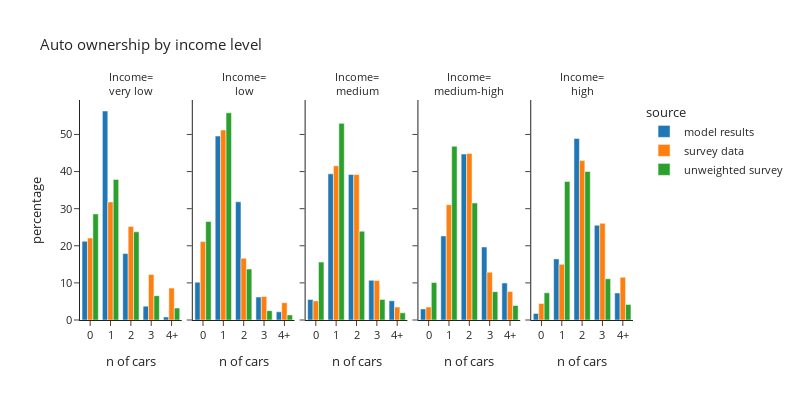

The notebook cell this image was saved under:
### Code cell
plot_auto(hh_data,'hhincome_group','income level', 'Income')

### Figure 1 — Plotly figure (JSON) as saved in the notebook; plotly's stock layout.template omitted (floating-point values rounded to 4 significant figures)
{"data": [{"alignmentgroup": "True", "hovertemplate": "source=model results<br>hhincome_group=very low<br>auto_ownership_simple=%{x}<br>percentage=%{y}<extra></extra>", "legendgroup": "model results", "marker": {"color": "#1F77B4", "pattern": {"shape": ""}}, "name": "model results", "offsetgroup": "model results", "orientation": "v", "showlegend": true, "textposition": "auto", "type": "bar", "x": ["0", "1", "2", "3", "4+"], "xaxis": "x", "y": [21.22, 56.32, 17.9, 3.736, 0.8237], "yaxis": "y"}, {"alignmentgroup": "True", "hovertemplate": "source=model results<br>hhincome_group=low<br>auto_ownership_simple=%{x}<br>percentage=%{y}<extra></extra>", "legendgroup": "model results", "marker": {"color": "#1F77B4", "pattern": {"shape": ""}}, "name": "model results", "offsetgroup": "model results", "orientation": "v", "showlegend": false, "textposition": "auto", "type": "bar", "x": ["0", "1", "2", "3", "4+"], "xaxis": "x2", "y": [10.19, 49.57, 31.86, 6.181, 2.202], "yaxis": "y2"}, {"alignmentgroup": "True", "hovertemplate": "source=model results<br>hhincome_group=medium<br>auto_ownership_simple=%{x}<br>percentage=%{y}<extra></extra>", "legendgroup": "model results", "marker": {"color": "#1F77B4", "pattern": {"shape": ""}}, "name": "model results", "offsetgroup": "model results", "orientation": "v", "showlegend": false, "textposition": "auto", "type": "bar", "x": ["0", "1", "2", "3", "4+"], "xaxis": "x3", "y": [5.523, 39.38, 39.22, 10.69, 5.185], "yaxis": "y3"}, {"alignmentgroup": "True", "hovertemplate": "source=model results<br>hhincome_group=medium-high<br>auto_ownership_simple=%{x}<br>percentage=%{y}<extra></extra>", "legendgroup": "model results", "marker": {"color": "#1F77B4", "pattern": {"shape": ""}}, "name": "model results", "offsetgroup": "model results", "orientation": "v", "showlegend": false, "textposition": "auto", "type": "bar", "x": ["0", "1", "2", "3", "4+"], "xaxis": "x4", "y": [2.987, 22.66, 44.72, 19.68, 9.959], "yaxis": "y4"}, {"alignmentgroup": "True", "hovertemplate": "source=model results<br>hhincome_group=high<br>auto_ownership_simple=%{x}<br>percentage=%{y}<extra></extra>", "legendgroup": "model results", "marker": {"color": "#1F77B4", "pattern": {"shape": ""}}, "name": "model results", "offsetgroup": "model results", "orientation": "v", "showlegend": false, "textposition": "auto", "type": "bar", "x": ["0", "1", "2", "3", "4+"], "xaxis": "x5", "y": [1.772, 16.47, 48.94, 25.54, 7.285], "yaxis": "y5"}, {"alignmentgroup": "True", "hovertemplate": "source=survey data<br>hhincome_group=very low<br>auto_ownership_simple=%{x}<br>percentage=%{y}<extra></extra>", "legendgroup": "survey data", "marker": {"color": "#FF7F0E", "pattern": {"shape": ""}}, "name": "survey data", "offsetgroup": "survey data", "orientation": "v", "showlegend": true, "textposition": "auto", "type": "bar", "x": ["0", "1", "2", "3", "4+"], "xaxis": "x", "y": [22.07, 31.83, 25.21, 12.29, 8.596], "yaxis": "y"}, {"alignmentgroup": "True", "hovertemplate": "source=survey data<br>hhincome_group=low<br>auto_ownership_simple=%{x}<br>percentage=%{y}<extra></extra>", "legendgroup": "survey data", "marker": {"color": "#FF7F0E", "pattern": {"shape": ""}}, "name": "survey data", "offsetgroup": "survey data", "orientation": "v", "showlegend": false, "textposition": "auto", "type": "bar", "x": ["0", "1", "2", "3", "4+"], "xaxis": "x2", "y": [21.12, 51.21, 16.66, 6.334, 4.67], "yaxis": "y2"}, {"alignmentgroup": "True", "hovertemplate": "source=survey data<br>hhincome_group=medium<br>auto_ownership_simple=%{x}<br>percentage=%{y}<extra></extra>", "legendgroup": "survey data", "marker": {"color": "#FF7F0E", "pattern": {"shape": ""}}, "name": "survey data", "offsetgroup": "survey data", "orientation": "v", "showlegend": false, "textposition": "auto", "type": "bar", "x": ["0", "1", "2", "3", "4+"], "xaxis": "x3", "y": [5.143, 41.55, 39.19, 10.65, 3.471], "yaxis": "y3"}, {"alignmentgroup": "True", "hovertemplate": "source=survey data<br>hhincome_group=medium-high<br>auto_ownership_simple=%{x}<br>percentage=%{y}<extra></extra>", "legendgroup": "survey data", "marker": {"color": "#FF7F0E", "pattern": {"shape": ""}}, "name": "survey data", "offsetgroup": "survey data", "orientation": "v", "showlegend": false, "textposition": "auto", "type": "bar", "x": ["0", "1", "2", "3", "4+"], "xaxis": "x4", "y": [3.489, 31.05, 44.9, 12.89, 7.663], "yaxis": "y4"}, {"alignmentgroup": "True", "hovertemplate": "source=survey data<br>hhincome_group=high<br>auto_ownership_simple=%{x}<br>percentage=%{y}<extra></extra>", "legendgroup": "survey data", "marker": {"color": "#FF7F0E", "pattern": {"shape": ""}}, "name": "survey data", "offsetgroup": "survey data", "orientation": "v", "showlegend": false, "textposition": "auto", "type": "bar", "x": ["0", "1", "2", "3", "4+"], "xaxis": "x5", "y": [4.454, 15.0, 42.95, 26.06, 11.54], "yaxis": "y5"}, {"alignmentgroup": "True", "hovertemplate": "source=unweighted survey<br>hhincome_group=very low<br>auto_ownership_simple=%{x}<br>percentage=%{y}<extra></extra>", "legendgroup": "unweighted survey", "marker": {"color": "#2CA02C", "pattern": {"shape": ""}}, "name": "unweighted survey", "offsetgroup": "unweighted survey", "orientation": "v", "showlegend": true, "textposition": "auto", "type": "bar", "x": ["0", "1", "2", "3", "4+"], "xaxis": "x", "y": [28.59, 37.87, 23.76, 6.559, 3.218], "yaxis": "y"}, {"alignmentgroup": "True", "hovertemplate": "source=unweighted survey<br>hhincome_group=low<br>auto_ownership_simple=%{x}<br>percentage=%{y}<extra></extra>", "legendgroup": "unweighted survey", "marker": {"color": "#2CA02C", "pattern": {"shape": ""}}, "name": "unweighted survey", "offsetgroup": "unweighted survey", "orientation": "v", "showlegend": false, "textposition": "auto", "type": "bar", "x": ["0", "1", "2", "3", "4+"], "xaxis": "x2", "y": [26.54, 55.84, 13.73, 2.517, 1.373], "yaxis": "y2"}, {"alignmentgroup": "True", "hovertemplate": "source=unweighted survey<br>hhincome_group=medium<br>auto_ownership_simple=%{x}<br>percentage=%{y}<extra></extra>", "legendgroup": "unweighted survey", "marker": {"color": "#2CA02C", "pattern": {"shape": ""}}, "name": "unweighted survey", "offsetgroup": "unweighted survey", "orientation": "v", "showlegend": false, "textposition": "auto", "type": "bar", "x": ["0", "1", "2", "3", "4+"], "xaxis": "x3", "y": [15.6, 52.99, 23.93, 5.556, 1.923], "yaxis": "y3"}, {"alignmentgroup": "True", "hovertemplate": "source=unweighted survey<br>hhincome_group=medium-high<br>auto_ownership_simple=%{x}<br>percentage=%{y}<extra></extra>", "legendgroup": "unweighted survey", "marker": {"color": "#2CA02C", "pattern": {"shape": ""}}, "name": "unweighted survey", "offsetgroup": "unweighted survey", "orientation": "v", "showlegend": false, "textposition": "auto", "type": "bar", "x": ["0", "1", "2", "3", "4+"], "xaxis": "x4", "y": [10.09, 46.82, 31.54, 7.64, 3.918], "yaxis": "y4"}, {"alignmentgroup": "True", "hovertemplate": "source=unweighted survey<br>hhincome_group=high<br>auto_ownership_simple=%{x}<br>percentage=%{y}<extra></extra>", "legendgroup": "unweighted survey", "marker": {"color": "#2CA02C", "pattern": {"shape": ""}}, "name": "unweighted survey", "offsetgroup": "unweighted survey", "orientation": "v", "showlegend": false, "textposition": "auto", "type": "bar", "x": ["0", "1", "2", "3", "4+"], "xaxis": "x5", "y": [7.335, 37.32, 40.02, 11.11, 4.207], "yaxis": "y5"}], "layout": {"annotations": [{"font": {}, "showarrow": false, "text": "Income=<br>very low", "x": 0.092, "xanchor": "center", "xref": "paper", "y": 1.0, "yanchor": "bottom", "yref": "paper"}, {"font": {}, "showarrow": false, "text": "Income=<br>low", "x": 0.296, "xanchor": "center", "xref": "paper", "y": 1.0, "yanchor": "bottom", "yref": "paper"}, {"font": {}, "showarrow": false, "text": "Income=<br>medium", "x": 0.5, "xanchor": "center", "xref": "paper", "y": 1.0, "yanchor": "bottom", "yref": "paper"}, {"font": {}, "showarrow": false, "text": "Income=<br>medium-high", "x": 0.704, "xanchor": "center", "xref": "paper", "y": 1.0, "yanchor": "bottom", "yref": "paper"}, {"font": {}, "showarrow": false, "text": "Income=<br>high", "x": 0.908, "xanchor": "center", "xref": "paper", "y": 1.0, "yanchor": "bottom", "yref": "paper"}], "barmode": "group", "font": {"size": 11}, "height": 400, "legend": {"title": {"text": "source"}, "tracegroupgap": 0}, "title": {"text": "Auto ownership by income level"}, "width": 800, "xaxis": {"anchor": "y", "domain": [0.0, 0.184], "title": {"text": "n of cars"}}, "xaxis2": {"anchor": "y2", "domain": [0.204, 0.388], "matches": "x", "title": {"text": "n of cars"}}, "xaxis3": {"anchor": "y3", "domain": [0.408, 0.592], "matches": "x", "title": {"text": "n of cars"}}, "xaxis4": {"anchor": "y4", "domain": [0.612, 0.796], "matches": "x", "title": {"text": "n of cars"}}, "xaxis5": {"anchor": "y5", "domain": [0.816, 1.0], "matches": "x", "title": {"text": "n of cars"}}, "yaxis": {"anchor": "x", "domain": [0.0, 1.0], "title": {"text": "percentage"}}, "yaxis2": {"anchor": "x2", "domain": [0.0, 1.0], "matches": "y", "showticklabels": false}, "yaxis3": {"anchor": "x3", "domain": [0.0, 1.0], "matches": "y", "showticklabels": false}, "yaxis4": {"anchor": "x4", "domain": [0.0, 1.0], "matches": "y", "showticklabels": false}, "yaxis5": {"anchor": "x5", "domain": [0.0, 1.0], "matches": "y", "showticklabels": false}}}
